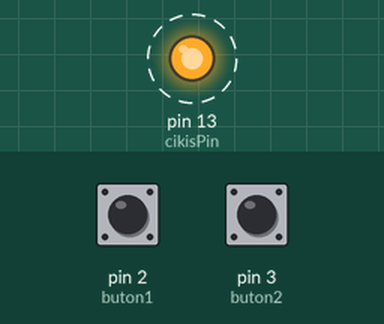
A sketch run on a simulated Arduino Uno, built with avr-gcc and run on an emulated ATmega328P. Shown: output pins drawn as LEDs (lit = HIGH). Dashed ring = blinking. The inputs (shaded band) are chosen by the test bench; at power-on: pin 2 (buton1) HIGH, pin 3 (buton2) HIGH.

Above: at 0.12 s.
Timing chart, 0 to 3.0 s (numbered marks = the images above):
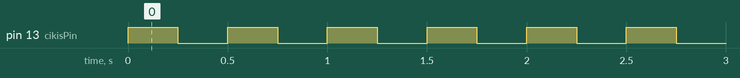

The sketch:

periyot_kesmeli.ino
```cpp
// b) Interrupt kullanarak cozum
// Cikis (led) belirlenen periyotla yanip soner.
// 1. buton periyodu 10 ms artirir, 2. buton 10 ms azaltir.
// Periyot en az 10 ms, en fazla 1000 ms olabilir. Baslangic: 500 ms.
//
// Arduino Uno'da interrupt sadece 2 ve 3 numarali pinlerde calisir.
// INPUT_PULLUP kullanildigi icin basinca pin HIGH'dan LOW'a duser (FALLING).

const int buton1 = 2;               // artiran buton
const int buton2 = 3;               // azaltan buton
const int cikisPin = 13;            // cikis (varsayim)

volatile int periyot = 500;         // cikis periyodu (ms), interrupt icinde degistigi icin volatile

void artir() {                      // 1. butona basilinca otomatik calisir
  if (periyot < 1000) periyot += 10;
}

void azalt() {                      // 2. butona basilinca otomatik calisir
  if (periyot > 10) periyot -= 10;
}

void setup() {
  pinMode(buton1, INPUT_PULLUP);
  pinMode(buton2, INPUT_PULLUP);
  pinMode(cikisPin, OUTPUT);
  attachInterrupt(digitalPinToInterrupt(buton1), artir, FALLING);
  attachInterrupt(digitalPinToInterrupt(buton2), azalt, FALLING);
}

void loop() {
  digitalWrite(cikisPin, HIGH);
  delay(periyot / 2);               // yarim periyot yanik
  digitalWrite(cikisPin, LOW);
  delay(periyot / 2);               // yarim periyot sonuk
}
```

Measured:
- by itself, pin 13 (cikisPin): alternates HIGH for 0.25 s and LOW for 0.25 s
